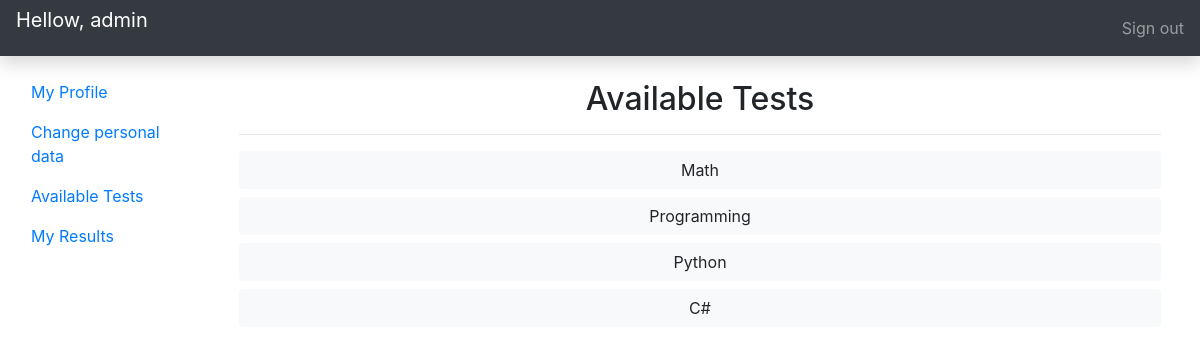
Page /available_tests/ (signed in) on the committed database.
### accounts/models.py (models this page shows, shortened)
class Account(AbstractBaseUser):
    email = models.EmailField(verbose_name="email", max_length=60, unique=True)
    username = models.CharField(max_length=30, unique=True)
    date_joined = models.DateTimeField(verbose_name='date joined', auto_now_add=True)
    last_login = models.DateTimeField(verbose_name='last login', auto_now=True)
    is_admin = models.BooleanField(default=False)
    is_active = models.BooleanField(default=True)
    is_staff = models.BooleanField(default=False)
    is_superuser = models.BooleanField(default=False)
    first_name = models.CharField(max_length=30)
    last_name = models.CharField(max_length=60)
    USERNAME_FIELD = 'username'
    REQUIRED_FIELDS = ['email', 'first_name', 'last_name']
    objects = MyAccountManager()

### tests/models.py (models this page shows, shortened)
class Test(models.Model):
    title = models.CharField(max_length=100)

### tests/views.py (the view)
# urls.py: path('available_tests/', tests_view, name="tests"),
def tests_view(request):
    available_tests = Test.objects.all()
    context = {'tests': available_tests}
    return render(request, 'tests/tests.html', context)

### tests/templates/tests/tests.html
{% extends 'base.html' %}
{% load static %}
{% block content %}
<div class="container">
	<h2 class="text-center">Available Tests</h2>
	<hr>
	{% for test in tests %}
	<button type="button" class="btn btn-light btn-block">{{test.title}}</button>
	{% endfor %}
</div>
{% endblock %}

### templates/base.html (shortened to what this page needs)
{% load static %}
<!DOCTYPE html>
<html lang="en">
<head>
    <link rel="stylesheet" href="https://stackpath.bootstrapcdn.com/bootstrap/4.5.0/css/bootstrap.min.css">
</head>
<body>
<nav class="navbar navbar-dark sticky-top bg-dark flex-md-nowrap p-0 shadow">
	<p class="navbar-brand col-md-3 col-lg-2 mr-0 px-3">Hellow, {{request.user.username}}</p>
  <ul class="navbar-nav px-3">
    <li class="nav-item text-nowrap">
      <a class="nav-link" href="{% url 'logout' %}">Sign out</a>
    </li>
  </ul>
</nav>
<div class="container-fluid">
  <div class="row">
    <nav id="sidebarMenu" class="col-md-3 col-lg-2 d-md-block sidebar collapse">
      <div class="sidebar-sticky pt-3">
        <ul class="nav flex-column">
          <li class="nav-item">
            <a class="nav-link active" href="{% url 'profile' %}">
              My Profile
            </a>
          </li>
          <li class="nav-item">
            <a class="nav-link" href="{% url 'account' %}">
              Change personal data
            </a>
          </li>
          <li class="nav-item">
            <a class="nav-link" href="{% url 'tests' %}">
              Available Tests
            </a>
          </li>
          <li class="nav-item">
            <a class="nav-link" href="#">
              My Results
            </a>
          </li>
        </ul>
      </div>
    </nav>
    <main role="main" class="col-md-9 ml-sm-auto col-lg-10 px-md-4 mt-4">
      {% block content %}
      {% endblock %}
    </main>
  </div>
</div>
</body>
</html>

### rows in the picture
Account: user.username "admin"
Test: title "Math"
Test: title "Programming"
Test: title "Python"
Test: title "C#"
